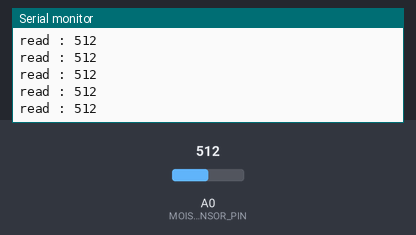
The sketch below on a simulated Arduino Uno, built with avr-gcc and run on an emulated ATmega328P. On the bench: the last lines printed to the serial monitor. The inputs (shaded band) are chosen by the test bench; at power-on: A0 (MOISURE_SENSOR_PIN) = 512.

Above: at 1.2 s.
1.3 s: A0 (MOISURE_SENSOR_PIN) set to 11
At 2.2 s:
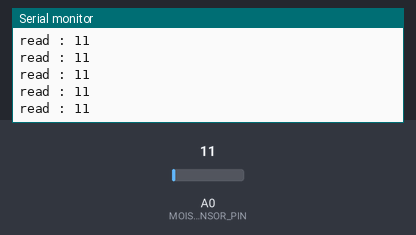
2.8 s: A0 (MOISURE_SENSOR_PIN) set to 8
At 3.6 s:
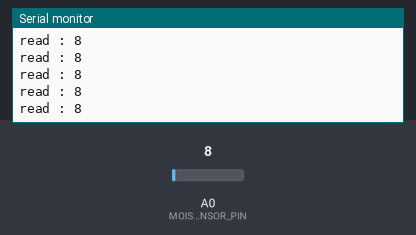
Timing chart, 0 to 5.8 s (numbered marks = the images above; inputs shaded):
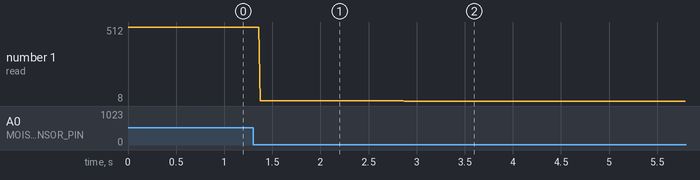

Measured:
- after the input at 1.3 s, the serial monitor: prints a new line after 0.07 s (image 1)
- after the input at 2.8 s, the serial monitor: prints a new line after 0.07 s (image 2)
- plotted number 1: 512 → 11 after the input at 1.3 s, 11 → 8 after the input at 2.8 s

The sketch:

00_MoisureTest.ino
```cpp
#define SERIAL_PORT 9600
#define MOISURE_SENSOR_PIN A0

void setup() {
  Serial.begin(SERIAL_PORT);
}

void loop() {

  int sensorValue = analogRead(MOISURE_SENSOR_PIN);
  Serial.print("read : ");
  Serial.println(sensorValue);

}
```
